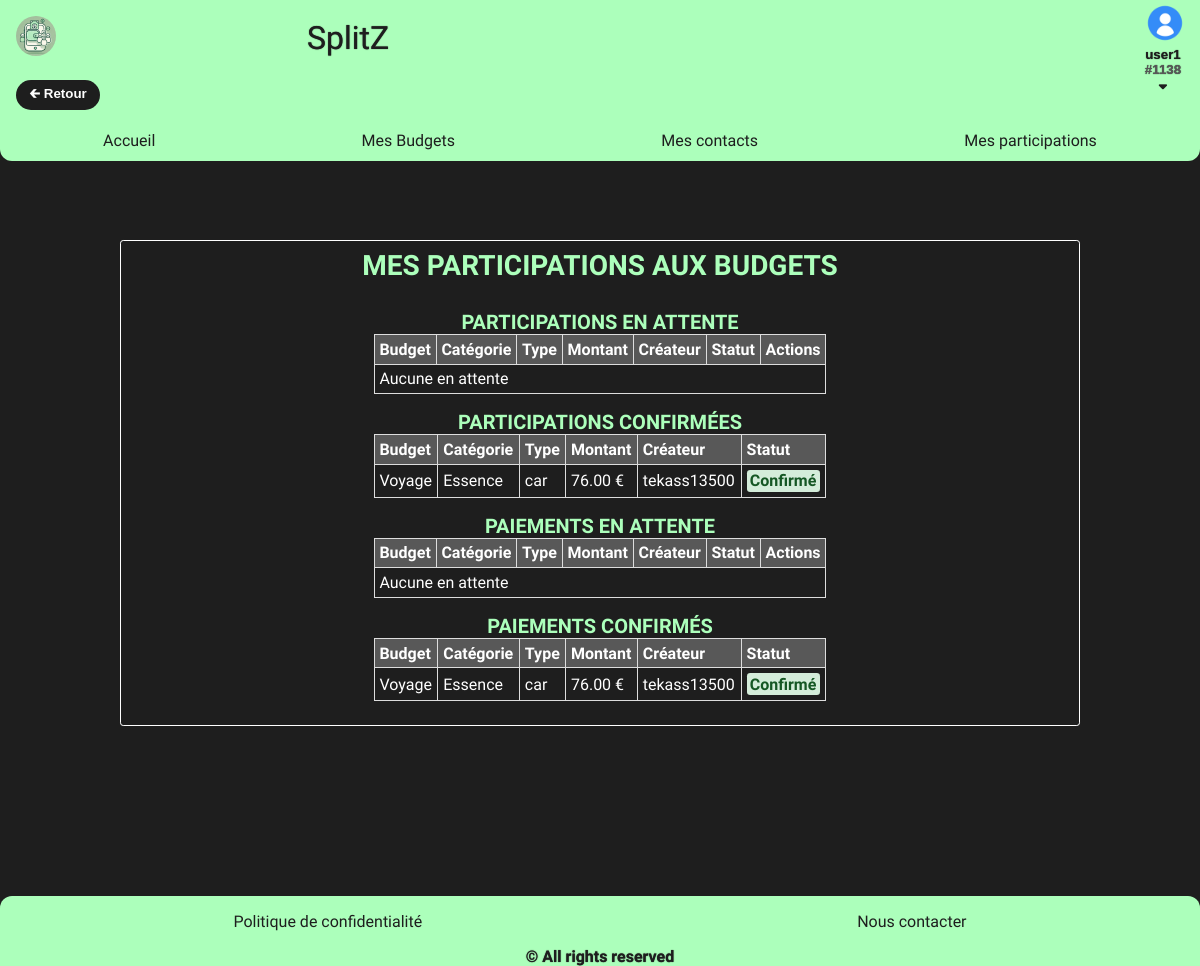
Page /index.php?route=participations (signed in) on the committed database.
### tables this page shows
CREATE TABLE IF NOT EXISTS `category_participants` (
  `id` int NOT NULL AUTO_INCREMENT,
  `participant_id` int NOT NULL,
  `category_id` int NOT NULL,
  `participant_amount` int NOT NULL DEFAULT '0',
  `invitation` varchar(20) DEFAULT 'En attente',
  `payment` varchar(20) DEFAULT 'En attente',
  PRIMARY KEY (`id`,`participant_id`,`category_id`),
  KEY `category_id` (`category_id`),
  KEY `user_id` (`participant_id`)
);

CREATE TABLE IF NOT EXISTS `budgets` (
  `id` int NOT NULL AUTO_INCREMENT,
  `title` varchar(50) DEFAULT NULL,
  `price` decimal(10,2) NOT NULL,
  `created_by` int NOT NULL,
  `created_at` timestamp NOT NULL DEFAULT CURRENT_TIMESTAMP,
  PRIMARY KEY (`id`),
  KEY `created_by` (`created_by`) USING BTREE
);

CREATE TABLE IF NOT EXISTS `categories` (
  `id` int NOT NULL AUTO_INCREMENT,
  `name` varchar(100) DEFAULT NULL,
  `type` varchar(50) DEFAULT NULL,
  `price` decimal(10,2) NOT NULL,
  `budget_id` int NOT NULL,
  PRIMARY KEY (`id`),
  KEY `budget_id` (`budget_id`) USING BTREE
);

CREATE TABLE IF NOT EXISTS `users` (
  `id` int NOT NULL AUTO_INCREMENT,
  `username` varchar(100) NOT NULL,
  `password` varchar(100) NOT NULL,
  `email` varchar(100) NOT NULL,
  `role` varchar(100) DEFAULT 'USER',
  `created_at` timestamp NOT NULL DEFAULT CURRENT_TIMESTAMP,
  `unique_id` int NOT NULL,
  PRIMARY KEY (`id`),
  UNIQUE KEY `email` (`email`),
  UNIQUE KEY `username` (`username`),
  KEY `unique_id` (`unique_id`) USING BTREE
);

### controllers/AbstractController.php (called while the page is built, shortened)
<?php
abstract class AbstractController
{
    protected function render(string $template, array $data): void
    {
        require "templates/layout.phtml";
    }
}

### index.php (called while the page is built, shortened)
<?php
$router = new Router();
$router->handleRequest($_GET);

### managers/AbstractManager.php (called while the page is built, shortened)
<?php
abstract class AbstractManager
{
    public function __construct()
    {
        $dotenv = Dotenv::createImmutable(__DIR__ . '/../');
        $this->db = new PDO(
            'mysql:host=' . $_ENV['DB_HOST'] . ';dbname=' . $_ENV['DB_NAME'],
            $_ENV['DB_USERNAME'],
            $_ENV['DB_PASSWORD']
        );
    }
}

### managers/BudgetManager.php (called while the page is built, shortened)
<?php
class BudgetManager extends AbstractManager
{
    public function getCategoryParticipations(int $userId): array
    {
        $query = $this->db->prepare("
            SELECT
                category_participants.id AS participation_id,
                category_participants.category_id,
                category_participants.participant_amount,
                category_participants.invitation,
                category_participants.payment,
                categories.name AS category_name,
                categories.type AS category_type,
                budgets.id AS budget_id,
                budgets.title AS budget_title,
                users.username AS creator_name
            FROM category_participants
            JOIN categories ON category_participants.category_id = categories.id
            JOIN budgets ON categories.budget_id = budgets.id
            JOIN users ON budgets.created_by = users.id
            WHERE category_participants.participant_id = :user_id
            ORDER BY category_participants.invitation, category_participants.payment, budgets.created_at DESC
        ");
        $parameters = [':user_id' => $userId];
        $query->execute($parameters);
        return $query->fetchAll(PDO::FETCH_ASSOC);
    }
}

### controllers/ParticipationController.php (the view, shortened to what this page needs)
<?php
class ParticipationController extends AbstractController
{
    private BudgetManager $budgetManager;
    public function __construct()
    {
        $this->budgetManager = new BudgetManager();
    }
    public function listParticipations(): void
    {
        $userId = $_SESSION['user'];
        $participations = $this->budgetManager->getCategoryParticipations($userId);
        $this->render("participations", [
            'participations' => $participations
        ]);
    }
    function renderTable(array $participations, string $status_field, string $status_value, string $title, bool $include_actions = false)
    {
        $found = false;
        $status_class = '';
        $empty_text = strtolower(str_replace(['Participations ', 'Paiements '], '', $title));
        $colspan = $include_actions ? 7 : 6;
        if (strtolower($status_value) == 'confirmé') {
            $status_class = 'confirmed';
        } else {
            $status_class = 'pending';
        }
        echo "<h2>{$title}</h2>";
        echo "<table class=\"table-responsive\">";
        echo "<thead>";
        echo "<tr>";
        echo "<th>Budget</th>";
        echo "<th class=\"hide-sm\">Catégorie</th>";
        echo "<th>Type</th>";
        echo "<th>Montant</th>";
        echo "<th class=\"hide-sm\">Créateur</th>";
        echo "<th>Statut</th>";
        if ($include_actions) echo "<th>Actions</th>";
        echo "</tr>";
        echo "</thead>";
        echo "<tbody>";
        foreach ($participations as $participation) {
            if ($participation[$status_field] === $status_value) {
                $found = true;
                echo "<tr>";
                echo "<td data-label=\"Budget\">" . htmlspecialchars($participation['budget_title']) . "</td>";
                echo "<td data-label=\"Catégorie\" class=\"hide-sm\">" . htmlspecialchars($participation['category_name']) . "</td>";
                echo "<td data-label=\"Type\">" . htmlspecialchars($participation['category_type']) . "</td>";
                echo "<td data-label=\"Montant\">" . number_format($participation['participant_amount'], 2) . " €</td>";
                echo "<td data-label=\"Créateur\" class=\"hide-sm\">" . htmlspecialchars($participation['creator_name']) . "</td>";
                echo "<td data-label=\"Statut\"><span class=\"status {$status_class}\">{$status_value}</span></td>";
                echo "</tr>";
            }
        }
        if (!$found) {
            echo "<tr><td colspan='{$colspan}'>Aucune {$empty_text}</td></tr>";
        }
        echo "</tbody>";
        echo "</table>";
        return $found;
    }
}

### assets/styles/css/style.css (style rules this page uses)
body { background-color: #1E1E1E; color: #FFF; width: 100%; padding: 30vh 0; font-family: "Zain", sans-serif; font-weight: 300; font-style: normal; }
h2 { font-size: 1.25rem; }
html { scroll-behavior: smooth; }
* { box-sizing: border-box; margin: 0; padding: 0; }
body { font-size: 16px; }
h1, h2, h3 { text-align: center; width: 100%; text-transform: uppercase; }
h2, h3 { color: #ACFFBB; }
table { padding: 1em; width: 100%; }
th, td { white-space: normal; border: 1px solid #FFF; padding: 0.5em; }
td { position: relative; }
.status { display: inline-block; padding: 0.1em 0.2em; border-radius: 0.2em; font-weight: bold; }
.status.confirmed { background-color: #d4edda; color: #155724; }
.participations-list table, .confirmations-list table { width: 100%; border-collapse: collapse; margin-bottom: 1em; border: 0; }
.participations-list table thead, .confirmations-list table thead { display: none; }
.participations-list table tr, .confirmations-list table tr { margin-bottom: 1em; display: block; border: 1px solid #ddd; border-radius: 5px; box-shadow: 0 1px 3px rgba(0, 0, 0, 0.1); }
.participations-list table td, .confirmations-list table td { display: flex; justify-content: space-between; text-align: right; padding: 0.4em; border-bottom: 1px solid #eee; border-top: 0; border-left: 0; border-right: 0; }
.participations-list table td:last-child, .confirmations-list table td:last-child { border-bottom: 0; }
.participations-list table td::before, .confirmations-list table td::before { content: attr(data-label); font-weight: bold; text-align: left; padding-right: 0.5em; }
@media screen and (min-width: 800px) { .participations-list table, .confirmations-list table { border: 1px solid #ddd; } }
@media screen and (min-width: 800px) { .participations-list table thead, .confirmations-list table thead { display: table-header-group; } }
@media screen and (min-width: 800px) { .participations-list table tr, .confirmations-list table tr { display: table-row; margin-bottom: 0; border: none; box-shadow: none; border-radius: 0; } }
@media screen and (min-width: 800px) { .participations-list table th, .confirmations-list table th { background-color: #585858; padding: 0.3em; text-align: left; border: 1px solid #ddd; } }
@media screen and (min-width: 800px) { .participations-list table td, .confirmations-list table td { display: table-cell; text-align: left; border: 1px solid #ddd; padding: 0.3em; } }
@media screen and (min-width: 800px) { .participations-list table td::before, .confirmations-list table td::before { content: none; } }

### rows in the picture
category_participants: budgets.title "Voyage", category.name "Essence", category.type "car", participant_amount "76.00", users.username "tekass13500", invitation "Confirmé", payment "Confirmé"

### other values in the picture
$_SESSION['username'] "user1"
$_SESSION['unique_id'] "1138"
$title "PARTICIPATIONS EN ATTENTE PARTICIPATIONS CONFIRMÉES PAIEMENTS EN ATTENTE PAIEMENTS CONFIRMÉS"
$empty_text "en attente en attente"
